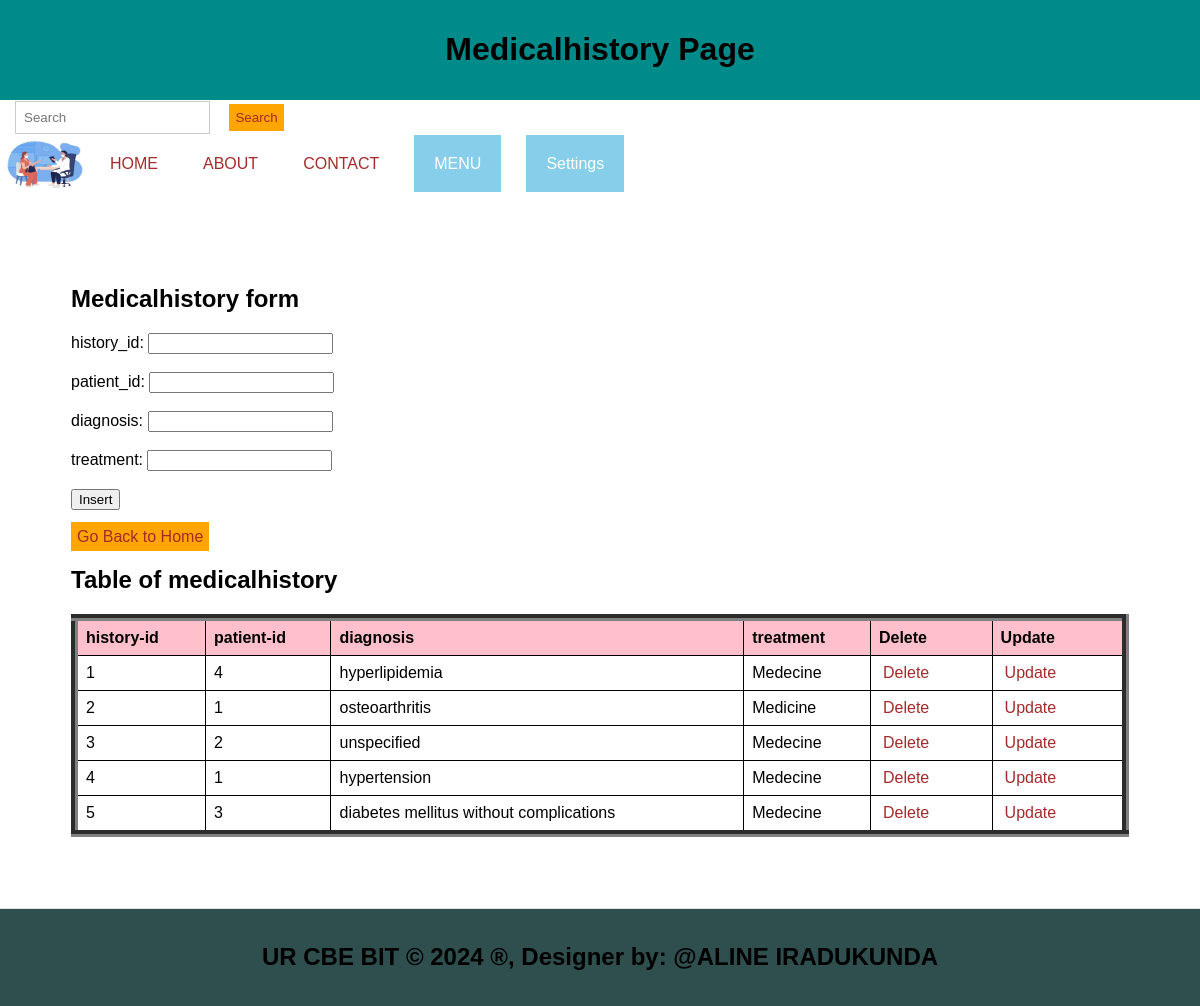
Screenshot of /Medicalhistory.php with the database file from the repository.
### tables this page shows
CREATE TABLE `medicalhistory` (
  `history_id` int(11) NOT NULL,
  `patient_id` int(11) DEFAULT NULL,
  `diagnosis` varchar(255) DEFAULT NULL,
  `treatment` varchar(255) DEFAULT NULL
);

### Medicalhistory.php (the view, shortened to what this page needs)
<!DOCTYPE html>
<html lang="en">
<head>
  <link rel="stylesheet" type="text/css" href="style.css" title="style 1" media="screen, tv, projection, handheld, print"/>
</head>
<body>
<header><center>
    <h1>Medicalhistory Page</h1></center>
  </header>
  <form class="d-flex" role="search" action="search.php">
      <input class="form-control me-2" type="search" placeholder="Search" aria-label="Search" name="query">
      <button class="btn btn-outline-success" type="submit">Search</button>
    </form>
  <ul>
    <li><img src="./Images/app.jpg" width="90" height="60" alt="Logo"></li>
    <li><a href="./home.html">HOME</a></li>
    <li><a href="./about.html">ABOUT</a></li>
    <li><a href="./contact.html">CONTACT</a></li>
    <li class="dropdown">
      <a href="#" style="padding: 20px; color: white; background-color: skyblue; text-decoration: none;">MENU</a>
    </li>
    <li class="dropdown">
      <a href="#" style="padding: 20px; color: white; background-color: skyblue; text-decoration: none;">Settings</a>
    </li>
  </ul>
<section>
  <h1>Medicalhistory form</h1>
  <form method="post">
    <label for="hid">history_id:</label>
    <input type="number" id="hid" name="hid"><br><br>
    <label for="pid">patient_id:</label>
    <input type="number" id="pid" name="pid"><br><br>
    <label for="dia">diagnosis:</label>
    <input type="text" id="dia" name="dia" required><br><br>
    <label for="tre">treatment:</label>
    <input type="text" id="tre" name="tre" required><br><br>
    <input type="submit" name="add" value="Insert"><br><br>
    <a class="button" href="./home.html">Go Back to Home</a></li>
  </form>
  <h2>Table of medicalhistory</h2>
  <table border="7">
    <tr>
      <th>history-id</th>
      <th>patient-id</th>
      <th>diagnosis</th>
      <th>treatment</th>
      <th>Delete</th>
      <th>Update</th>
    </tr>
    <?php
    include('database_connection.php');
    $sql = "SELECT * FROM medicalhistory";
    $result = $connection->query($sql);
    if ($result->num_rows > 0) {
        while ($row = $result->fetch_assoc()) {
            $hid = $row['history_id'];
            echo "<tr>
                <td>" . $row['history_id'] . "</td>
                <td>" . $row['patient_id'] . "</td>
                <td>" . $row['diagnosis'] . "</td>
                <td>" . $row['treatment'] . "</td>
                <td><a style='padding:4px' href='delete_Medicalhistory.php?history_id=$hid'>Delete</a></td>
                <td><a style='padding:4px' href='update_Medicalhistory.php?history_id=$hid'>Update</a></td>
            </tr>";
        }
    } else {
        echo "<tr><td colspan='7'>No data found</td></tr>";
    }
    ?>
  </table>
</section>
<footer>
  <center>
    <b><h2>UR CBE BIT &copy; <?php echo date("Y"); ?> &reg;, Designer by: @ALINE IRADUKUNDA</h2></b>
  </center>
</footer>
</body>
</html>

### style.css (style rules this page uses)
body { font-family: Arial, sans-serif; margin: 0; padding: 0; }
.form-control { padding: 8px; margin-left: 4px; border: 1px solid #ccc; }
.btn { padding: 6px; background-color: orange; color: brown; border: none; }
.dropdown { position: relative; display: inline; margin-right: 10px; }
body { font-family: Arial,sans-serif; margin:0; padding:0; }
header { background-color:darkgray; padding: 15px; }
.dropdown { position: right; display:right; direction:rtl; }
section { padding:20px; border-bottom: 1px solid #ddd; }
footer { text-align: center; padding: 15px; background-color:darkgray; }

### Medicalhistory.php (style rules this page uses)
body table { width: 100%; border-collapse: collapse; }
th, td { border: 1px solid black; padding: 8px; text-align: left; }
th { background-color: pink; }
a { padding: 10px; color: white; text-decoration: none; margin-right: 15px; }
a:link { color: brown; }
button.btn { margin-left: 15px; margin-top: 4px; }
input.form-control { margin-left: 15px; padding: 8px; }
section { padding: 71px; border-bottom: 1px solid #ddd; }
footer { text-align: center; padding: 15px; background-color: darkslategrey; }
header { background-color: darkcyan; padding: 10px; text-align: center; }
ul { list-style-type: none; padding: 0; margin: 0; display: flex; align-items: center; }
li { margin-right: 10px; }
li img { vertical-align: middle; }
.dropdown { position: relative; display: inline-block; }
.button { padding: 6px; background-color: orange; color: brown; border: none; }

### rows the page displays
medicalhistory: history_id "1", patient "4", diagnosis "hyperlipidemia", treatment "Medecine"
medicalhistory: history_id "2", patient "1", diagnosis "osteoarthritis", treatment "Medicine"
medicalhistory: history_id "3", patient "2", diagnosis "unspecified", treatment "Medecine"
medicalhistory: history_id "4", patient "1", diagnosis "hypertension", treatment "Medecine"
medicalhistory: history_id "5", patient "3", diagnosis "diabetes mellitus without complications", treatment "Medecine"
